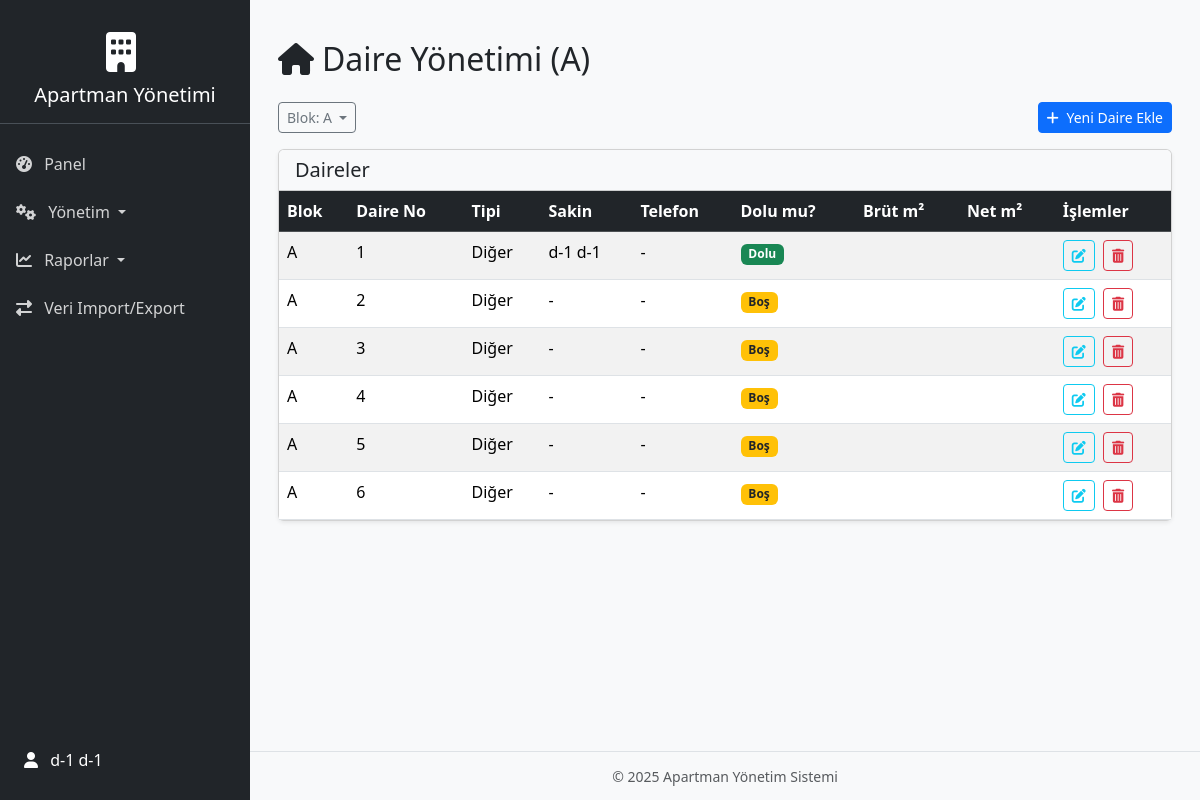
The app's page /daire-yonetimi/blok/8/ (signed in) with its own data.
### yonetim/models.py (models this page shows, shortened)
class Kullanici(AbstractUser):
    username = models.CharField(
        _("username"),
        max_length=150,
        unique=True,  # Django'nun USERNAME_FIELD gerekliliği için unique olmalı
        help_text=_("Required. 150 characters or fewer."),
        validators=[AbstractUser.username_validator],
        error_messages={
            "unique": _("A user with that username already exists."),
        },
    )
    email = models.EmailField(_("email address"), blank=True, null=True)
    site_kodu = models.CharField(max_length=100, blank=True, null=True, verbose_name="Site Kodu")
    is_yonetici = models.BooleanField(default=False, verbose_name="Yönetici mi?")
    aktif_daire = models.ForeignKey('Daire', on_delete=models.SET_NULL, null=True, blank=True, related_name='aktif_kullanicisi', verbose_name="Aktif Daire")
    class Meta:
        verbose_name = "Kullanıcı"
        verbose_name_plural = "Kullanıcılar"
        ordering = ['first_name', 'last_name']
        constraints = [
            models.UniqueConstraint(
                fields=['username', 'site_kodu'],
                name='unique_username_per_site',
                violation_error_message="Bu kullanıcı adı bu site için zaten kullanılıyor."
            )
        ]
    def __str__(self):
        return self.get_full_name() or self.username

class Blok(models.Model):
    site = models.ForeignKey(Site, on_delete=models.CASCADE, related_name='bloklar', verbose_name="Site")
    ad = models.CharField(max_length=50, verbose_name="Blok Adı")
    aidat_miktari = models.DecimalField(
        max_digits=10,
        decimal_places=2,
        null=True,
        blank=True,
        verbose_name="Blok Aidat Miktarı",
        help_text="Bu blok için özel aidat miktarı. Boş bırakılırsa site genel aidat miktarı kullanılır."
    )
    aciklama = models.TextField(
        blank=True,
        null=True,
        verbose_name="Blok Açıklaması",
        help_text="Blok hakkında ek bilgiler"
    )
    def __str__(self):
        return f"{self.site.ad} - {self.ad.upper()}"
    class Meta:
        verbose_name = "Blok"
        verbose_name_plural = "Bloklar"
        ordering = ['ad']
        unique_together = ('site', 'ad') # Ensure block names are unique within a site / Blok adlarının site içinde benzersiz olmasını sağla

class Daire(models.Model):
    blok = models.ForeignKey(Blok, on_delete=models.CASCADE, related_name='daireler', verbose_name="Blok")
    daire_no = models.CharField(max_length=20, verbose_name="Daire No")
    kullanici = models.OneToOneField(Kullanici, on_delete=models.SET_NULL, null=True, blank=True, related_name='sakin_oldugu_daire', verbose_name="Sakin")
    telefon_no = models.CharField(max_length=20, null=True, blank=True, verbose_name="Telefon Numarası")
    DAIRE_TIPLERI = [
        ('1+1', '1+1'),
        ('2+1', '2+1'),
        ('3+1', '3+1'),
        ('4+1', '4+1'),
        ('5+1', '5+1'),
        ('dublex', 'Dublex'),
        ('isyeri', 'İş Yeri'),
        ('diger', 'Diğer'),
    ]
    daire_tipi = models.CharField(max_length=20, choices=DAIRE_TIPLERI, default='diger', null=True, blank=True, verbose_name="Daire Tipi")
    m2_brut = models.DecimalField(max_digits=7, decimal_places=2, null=True, blank=True, verbose_name="Brüt Metrekare")
    m2_net = models.DecimalField(max_digits=7, decimal_places=2, null=True, blank=True, verbose_name="Net Metrekare")
    is_dolu = models.BooleanField(default=True, verbose_name="Daire Dolu mu?")
    aciklama = models.TextField(blank=True, null=True, verbose_name="Daire Açıklaması")
    devir_bakiye_gecen_yil = models.DecimalField(max_digits=10, decimal_places=2, default=0.00, verbose_name="Devir Bakiye (Geçen Yıldan)")
    devir_bakiye_yili = models.IntegerField(null=True, blank=True, verbose_name="Devir Bakiye Yılı")
    def get_sortable_daire_no(self):
        """
        Helper for natural sorting of daire_no. Separates numeric and non-numeric parts.
        Daire no'sunun doğal sıralaması için yardımcı. Sayısal ve sayısal olmayan kısımları ayırır.
        Example: '1A' -> (1, 'A'), '10' -> (10, '')
        """
        num_part = ""
        str_part = ""
        for char in self.daire_no:
            if char.isdigit():
                num_part += char
            else:
                str_part += char
        return (int(num_part) if num_part else 0, str_part.lower())
    class Meta:
        verbose_name = "Daire"
        verbose_name_plural = "Daireler"
        ordering = ['blok', 'daire_no'] # Consider using a custom ordering based on get_sortable_daire_no if needed for complex cases
        unique_together = ('blok', 'daire_no') # Ensure flat numbers are unique within a block / Daire numaralarının blok içinde benzersiz olmasını sağla

### yonetim/views.py (the view)
# urls.py: path('daire-yonetimi/', views.daire_yonetimi_view, name='daire_yonetimi'),
@login_required
def daire_yonetimi_view(request, blok_id=None):
    user_site = get_user_site(request.user)
    if not user_site or not (request.user.is_yonetici or request.user.is_superuser):
        messages.warning(request, "Bu işlem için yetkiniz yok veya bir siteye bağlı değilsiniz.")
        return redirect('yonetim:panel')
    bloklar = Blok.objects.filter(site=user_site).order_by('ad')
    secili_blok = None
    daireler = Daire.objects.filter(blok__site=user_site).select_related('blok', 'kullanici').order_by('blok__ad', 'daire_no') # Başlangıçta tüm daireler
    if blok_id:
        try:
            secili_blok = Blok.objects.get(id=blok_id, site=user_site)
            daireler = daireler.filter(blok=secili_blok)
        except Blok.DoesNotExist:
            messages.error(request, "Belirtilen blok bulunamadı.")
            return redirect('yonetim:daire_yonetimi') # Blok ID'siz URL'ye yönlendir
    if request.method == 'POST':
        form = DaireForm(request.POST, site=user_site)
        if form.is_valid():
            try:
                yeni_daire = form.save(commit=False)
                yeni_daire.save()
                messages.success(request, f"{yeni_daire.daire_tam_adi} başarıyla eklendi.")
                if secili_blok:
                    return redirect('yonetim:daire_yonetimi_blok', blok_id=secili_blok.id)
                return redirect('yonetim:daire_yonetimi')
            except Exception as e:
                messages.error(request, f"Daire eklenirken bir hata oluştu: {e}")
        else:
            messages.warning(request, "Lütfen formdaki hataları düzeltin.")
    else:
        form = DaireForm(site=user_site)
    context = {
        'title': 'Daire Yönetimi',
        'user_site': user_site,
        'bloklar': bloklar,
        'secili_blok': secili_blok,
        'daireler': daireler,
        'form': form,
        'form_title': 'Yeni Daire Ekle' # Daha sonra düzenleme için değişebilir
    }
    return render(request, 'yonetim/daire_yonetimi.html', context)

### yonetim/templatetags/yonetim_tags.py (called while the page is built)
@register.filter(name='get_user_site')
def get_user_site_tag(user):
    from yonetim.utils import get_user_site as get_user_site_util # IMPORT'U BURAYA TAŞI
    if not user or not user.is_authenticated:
        return None
    return get_user_site_util(user)

### yonetim/utils.py (called while the page is built, shortened)
def get_user_site(user):
    if not user.is_authenticated:
        return None
    Site = apps.get_model('yonetim', 'Site')
    if user.is_yonetici:
        site = Site.objects.filter(yonetici=user).first()
        if site:
            return site

### yonetim/templates/yonetim/daire_yonetimi.html (shortened to what this page needs)
{% extends "yonetim/base.html" %}
{% load widget_tweaks %}
{% load humanize %}
{% block content %}
<div class="container mt-4">
    <h2 class="mb-4"><i class="fas fa-home me-2"></i>{{ title }} {% if secili_blok %}({{ secili_blok.ad }}){% endif %}</h2>
    <div class="row mb-3">
        <div class="col-md-8">
            <div class="dropdown">
                <button class="btn btn-outline-secondary dropdown-toggle btn-sm" type="button" id="blokFiltreDropdown" data-bs-toggle="dropdown" aria-expanded="false">
                    {% if secili_blok %}
                        Blok: {{ secili_blok.ad }}
                    {% else %}
                        Tüm Bloklar
                    {% endif %}
                </button>
            </div>
        </div>
        <div class="col-md-4 text-end">
            <button class="btn btn-primary btn-sm" type="button" data-bs-toggle="modal" data-bs-target="#daireEkleModal">
                <i class="fas fa-plus me-1"></i> Yeni Daire Ekle
            </button>
        </div>
    </div>
    <div class="card shadow-sm">
        <div class="card-header bg-light">
            <h5 class="mb-0">Daireler</h5>
        </div>
        <div class="card-body p-0">
            {% if daireler %}
            <div class="table-responsive">
                <table class="table table-striped table-hover mb-0">
                    <thead class="table-dark">
                        <tr>
                            <th>Blok</th>
                            <th>Daire No</th>
                            <th>Tipi</th>
                            <th>Sakin</th>
                            <th>Telefon</th>
                            <th>Dolu mu?</th>
                            <th>Brüt m²</th>
                            <th>Net m²</th>
                            <th>İşlemler</th>
                        </tr>
                    </thead>
                    <tbody>
                        {% for daire in daireler %}
                        <tr>
                            <td>{{ daire.blok.ad }}</td>
                            <td>{{ daire.daire_no }}</td>
                            <td>{{ daire.get_daire_tipi_display|default:"-" }}</td>
                            <td>{{ daire.kullanici.get_full_name|default:"-" }}</td>
                            <td>{{ daire.telefon_no|default:"-" }}</td>
                            <td>
                                {% if daire.is_dolu %}
                                    <span class="badge bg-success">Dolu</span>
                                {% else %}
                                    <span class="badge bg-warning text-dark">Boş</span>
                                {% endif %}
                            </td>
                            <td>{{ daire.m2_brut|default_if_none:"-"|floatformat:"2g"|intcomma }}</td>
                            <td>{{ daire.m2_net|default_if_none:"-"|floatformat:"2g"|intcomma }}</td>
                            <td>
                                <button class="btn btn-sm btn-outline-info me-1" title="Düzenle" data-bs-toggle="modal" data-bs-target="#daireDuzenleModal-{{ daire.id }}">
                                    <i class="fas fa-edit"></i>
                                </button>
                                <a href="#" class="btn btn-sm btn-outline-danger" title="Sil" onclick="return confirm('Bu daireyi silmek istediğinizden emin misiniz?');">
                                    <i class="fas fa-trash-alt"></i>
                                </a>
                            </td>
                        </tr>
                        {% endfor %}
                    </tbody>
                </table>
            </div>
            {% endif %}
        </div>
    </div>
</div>
{% endblock content %}

### yonetim/templates/yonetim/base.html (shortened to what this page needs)
<!doctype html>
{% load yonetim_tags %}
{% load static %}
{% load i18n %}
{% load humanize %}
{% load widget_tweaks %}
{% now "Y" as current_year_for_link %}
{% now "m" as current_month_for_link %}
<html lang="tr">
<head>
    <link href="https://cdn.jsdelivr.net/npm/bootstrap@5.3.3/dist/css/bootstrap.min.css" rel="stylesheet">
    <link rel="stylesheet" href="https://cdnjs.cloudflare.com/ajax/libs/font-awesome/6.5.1/css/all.min.css" />
</head>
<body>
    <div id="sidebar" class="bg-dark d-flex flex-column" style="height: 100vh;">
        <div class="sidebar-header text-center">
             <a class="navbar-brand text-white" href="{% url 'yonetim:panel' %}">
                {% with user_site=request.user|get_user_site %}
                    {% if user_site and user_site.logo %}
                        <img src="{{ user_site.logo.url }}" alt="Logo" class="d-inline-block align-text-top me-2 rounded img-fluid">
                    {% else %}
                        <i class="fas fa-building fa-2x me-2"></i>
                    {% endif %}
                {% endwith %}
                <h5 class="mt-2 mb-0">Apartman Yönetimi</h5>
            </a>
        </div>
        <ul class="nav flex-column flex-grow-1">
            {% if user.is_authenticated %}
                <li class="nav-item">
                    <a class="nav-link {% if request.resolver_match.url_name == 'panel' %}active{% endif %}" href="{% url 'yonetim:panel' %}"><i class="fas fa-tachometer-alt me-2"></i> Panel</a>
                </li>
                {% if user.is_yonetici or user.is_superuser %}
                <li class="nav-item">
                    <a class="nav-link dropdown-toggle " href="#managementSubmenu" data-bs-toggle="collapse" aria-expanded="false">
                        <i class="fas fa-cogs me-2"></i> Yönetim
                    </a>
                </li>
                <li class="nav-item">
                    <a class="nav-link dropdown-toggle {% if request.resolver_match.url_name in 'yillik_rapor_pdf aylik_rapor' %}active{% endif %}" href="#reportsSubmenu" data-bs-toggle="collapse" aria-expanded="false">
                        <i class="fas fa-chart-line me-2"></i> Raporlar
                    </a>
                </li>
                <li class="nav-item">
                    <a class="nav-link {% if request.resolver_match.url_name == 'import_export' %}active{% endif %}" href="{% url 'yonetim:import_export' %}"><i class="fas fa-exchange-alt me-2"></i> Veri Import/Export</a>
                </li>
                {% endif %}
            {% endif %}
        </ul>
        {% if user.is_authenticated %}
        <div class="mt-auto mb-3">
            <a class="nav-link text-white d-block px-4" href="#userSubmenu" data-bs-toggle="collapse" aria-expanded="false">
                <i class="fas fa-user me-2"></i> {{ user.get_full_name|default:user.username }}
            </a>
        </div>
        {% endif %}
    </div>
    <div id="content">
        <main class="container mt-0 mb-0 ps-3 pe-3 pt-3 pb-0">
            {% block content %}
            {% endblock content %}
        </main>
        <footer class="footer">
            <small class="text-muted">&copy; {% now "Y" %} Apartman Yönetim Sistemi</small>
        </footer>
    </div>
</body>
</html>

### yonetim/templates/yonetim/base.html (style rules this page uses)
body { background-color: #f8f9fa; display: flex; }
#sidebar { min-width: 250px; max-width: 250px; background: #343a40; color: #fff; transition: all 0.3s; height: 100vh; position: fixed; top: 0; left: 0; z-index: 1000; padding-top: 1rem; overflow-y: auto; }
#sidebar .nav-link { color: rgba(255, 255, 255, 0.8); padding: 0.75rem 1rem; }
#sidebar .sidebar-header { padding: 1rem; font-size: 1.25rem; border-bottom: 1px solid #495057; margin-bottom: 1rem; }
#content { width: calc(100% - 250px); margin-left: 250px; height: 100vh; display: flex; flex-direction: column; overflow: hidden; }
#content > main.container { flex-grow: 1; overflow-y: hidden; padding: 1rem; display: flex; flex-direction: column; }
.footer { background-color: #f8f9fa; border-top: 1px solid #dee2e6; padding: 0.75rem 0; text-align: center; flex-shrink: 0; width: 100%; }

### records on screen
Kullanici: get_full_name "d-1 d-1"
Blok: ad "A"
Daire: blok.ad "A", daire_no "1", daire_tipi "Diğer", kullanici.get_full_name "d-1 d-1", telefon_no "-", is_dolu "Dolu"
Daire: blok.ad "A", daire_no "2", daire_tipi "Diğer", kullanici.get_full_name "-", telefon_no "-", is_dolu "Boş"
Daire: blok.ad "A", daire_no "3", daire_tipi "Diğer", kullanici.get_full_name "-", telefon_no "-", is_dolu "Boş"
Daire: blok.ad "A", daire_no "4", daire_tipi "Diğer", kullanici.get_full_name "-", telefon_no "-", is_dolu "Boş"
Daire: blok.ad "A", daire_no "5", daire_tipi "Diğer", kullanici.get_full_name "-", telefon_no "-", is_dolu "Boş"
Daire: blok.ad "A", daire_no "6", daire_tipi "Diğer", kullanici.get_full_name "-", telefon_no "-", is_dolu "Boş"

### other values on screen
{{ title }} "Daire Yönetimi"
